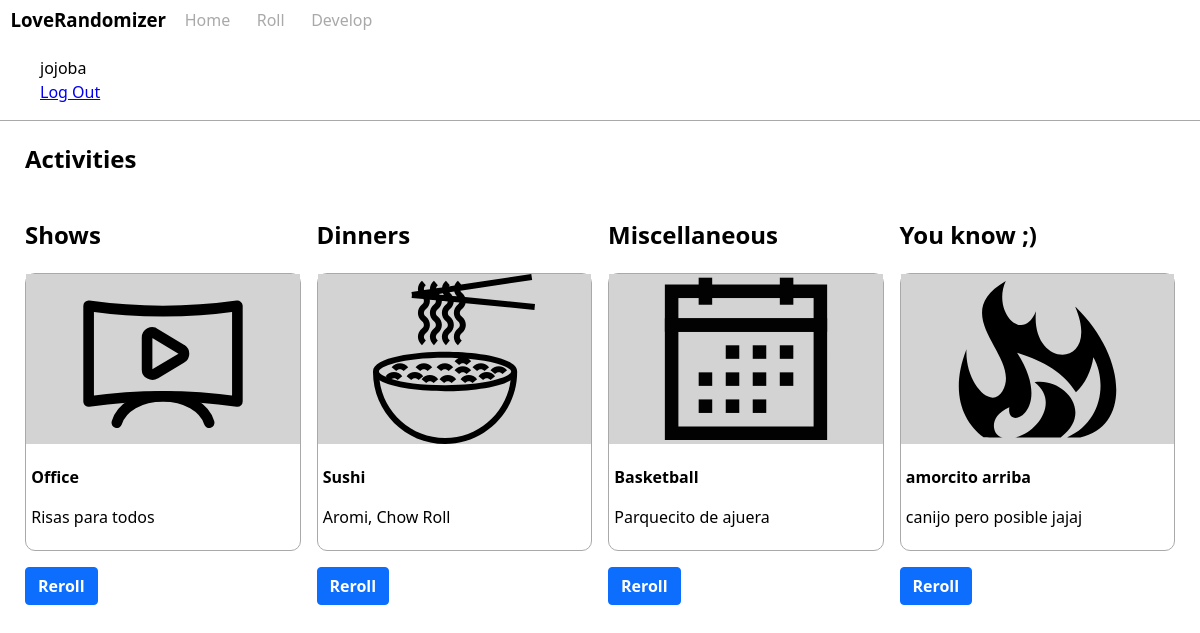
The page /roll/ (signed in) on the database its author committed.
### tables this page shows
CREATE TABLE user (
  id INTEGER PRIMARY KEY AUTOINCREMENT,
  username TEXT UNIQUE NOT NULL,
  password TEXT NOT NULL
);

CREATE TABLE activities (
  id INTEGER PRIMARY KEY AUTOINCREMENT,
  author_id INTEGER NOT NULL,
  name TEXT  NOT NULL,
  description TEXT,
  category TEXT NOT NULL,
  FOREIGN KEY (author_id) REFERENCES user (id)
);

### flaskr/roll.py (the view)
@bp.route('/')
def index():
    db = get_db()
    show = db.execute(
        '''
        SELECT name, description, category
        FROM activities
        WHERE category = 'shows'
        ORDER by RANDOM()
        LIMIT 1;
        '''
    ).fetchone()
    dinner = db.execute(
        '''
        SELECT name, description, category
        FROM activities
        WHERE category = 'dinners'
        ORDER by RANDOM()
        LIMIT 1;
        '''
    ).fetchone()
    misc = db.execute(
        '''
        SELECT name, description, category
        FROM activities
        WHERE category = 'misc'
        ORDER by RANDOM()
        LIMIT 1;
        '''
    ).fetchone()
    sexy = db.execute(
        '''
        SELECT name, description, category
        FROM activities
        WHERE category = 'sexy'
        ORDER by RANDOM()
        LIMIT 1;
        '''
    ).fetchone()
    showstemp = {'hdr': 'Shows', 'img': 'tv.svg', 'list' : show}
    dinnerstemp = {'hdr': 'Dinners','img': 'noodles.svg', 'list' : dinner}
    miscstemp = {'hdr': 'Miscellaneous', 'img': 'calendar.svg', 'list' : misc}
    sexystemp = {'hdr': 'You know ;)', 'img': 'fire.svg', 'list' : sexy}
    acts = [showstemp, dinnerstemp, miscstemp, sexystemp]
    return render_template('roll/index.html', acts=acts)

### flaskr/auth.py (called while the page is built)
@bp.before_app_request
def load_logged_in_user():
    user_id = session.get('user_id')
    if user_id is None:
        g.user = None
    else:
        g.user = get_db().execute(
            'SELECT * FROM user WHERE id = ?', (user_id,)
        ).fetchone()

### flaskr/db.py (called while the page is built)
def get_db():
    if 'db' not in g:
        g.db = sqlite3.connect(
            current_app.config['DATABASE'],
            detect_types=sqlite3.PARSE_DECLTYPES
        )
        g.db.row_factory = sqlite3.Row
    return g.db

### flaskr/templates/roll/index.html
{% extends 'base.html' %} {% block header %}
<h1 class="container">{% block title %}Activities{% endblock %}</h1>
{% endblock %} {% block content %}
<section class="grid columns-4to1 gap-2">
  {% for act in acts %}
  <div>
    <h2>{{act['hdr']}}</h2>
    <div class="card">
      <div class="bg-gray flex flex-column justify-center">
        <img
          class="svg"
          src="{{ url_for('static', filename=act['img']) }}"
          alt="{{act['img']}} img"
        />
      </div>
      <div class="p-1">
        <h4 class="text my-1">{{act['list']['name']}}</h4>
        <p class="text my-1">{{act['list']['description']}}</p>
      </div>
    </div>
    <a class="abtn primary my-1">Reroll</a>
  </div>
  {% endfor %}
</section>
{% endblock %}

### flaskr/templates/base.html (shortened to what this page needs)
<!DOCTYPE html>
<head>
</head>
<body>
  <link rel="stylesheet" href="{{ url_for('static', filename='style.css') }}" />
  <nav class="bordered">
    <div class="flex flex-row items-center navlinks spacex-2">
      <h3 class="text">LoveRandomizer</h3>
      <a href="{{ url_for('home.index') }}">Home</a>
      <a href="{{ url_for('roll.index') }}">Roll</a>
      <a href="{{ url_for('blog.index') }}">Develop</a>
    </div>
    <ul>
      {% if g.user %}
      <li><span>{{ g.user['username'] }}</span></li>
      <li><a href="{{ url_for('auth.logout') }}">Log Out</a> {% else %}</li>
      <li><a href="{{ url_for('auth.register') }}">Register</a></li>
      <li>
        <a href="{{ url_for('auth.login') }}">Log In</a>
        {% endif %}
      </li>
    </ul>
  </nav>
  <section class="content">
    <header>{% block header %}{% endblock %}</header>
    <main class="container mt-1">{% block content %}{% endblock %}</main>
  </section>
</body>

### flaskr/static/style.css (style rules this page uses)
body { margin: 0; font-family: var(--bs-body-font-family); font-size: var(--bs-body-font-size); font-weight: var(--bs-body-font-weight); line-height: var(--bs-body-line-height); }
ul { list-style-type: none; }
.abtn { display: inline-flex; font-weight: 600; line-height: 1.5; color: #212529; text-align: center; text-decoration: none; vertical-align: middle; cursor: pointer; -webkit-user-select: none; -moz-user-select: none; user-select: none; background-color: transparent; border: 1px solid transparent; padding: 0.375rem 0.75rem; font-size: 1rem; border-radius: 0.25rem; transition: color 0.15s ease-in-out, background-color 0.15s ease-in-out, border-color 0.15s ease-in-out, box-shadow 0.15s ease-in-out; }
.primary { color: #fff; background-color: #0d6efd; border-color: #0d6efd; }
.container { width: 100%; margin-right: auto; margin-left: auto; }
@media (min-width: 1200px) { .container { max-width: 1150px; } }
.grid { display: grid; }
.gap-2 { column-gap: 1rem; }
.columns-4to1 { grid-template-columns: repeat(4, 1fr); }
.flex { display: flex; flex-direction: row; align-items: center; }
.flex-row { flex-direction: row; }
.flex-column { flex-direction: column; }
.items-center { align-items: center; }
.justify-center { justify-content: center; }
.text { margin-top: 0; margin-bottom: 0; }
.navlinks a { text-decoration: none; color: darkgray; padding: 0.5rem; }
.spacex-2 a, h3 { margin-left: 0.66rem; margin-right: 0.66remem; }
.bordered { border-bottom: 1px solid darkgray; }
.card { border: 1px solid darkgray; border-radius: 10px; }
.svg { height: 170px; }
.bg-gray { background-color: lightgray; width: 100%; }
.mt-1 { margin-top: 1rem; }
.my-1 { margin-top: 1rem; margin-bottom: 1rem; }
.p-1 { padding: 0.33rem; }

### rows shown on the page
user: user.username "jojoba"
activities: list.name "Office", list.description "Risas para todos"
activities: list.name "Sushi", list.description "Aromi, Chow Roll"
activities: list.name "Basketball", list.description "Parquecito de ajuera"
activities: list.name "amorcito arriba", list.description "canijo pero posible jajaj"

### other values the page prints
{{ act['hdr'] }} "Shows" "Dinners" "Miscellaneous" "You know ;)"
